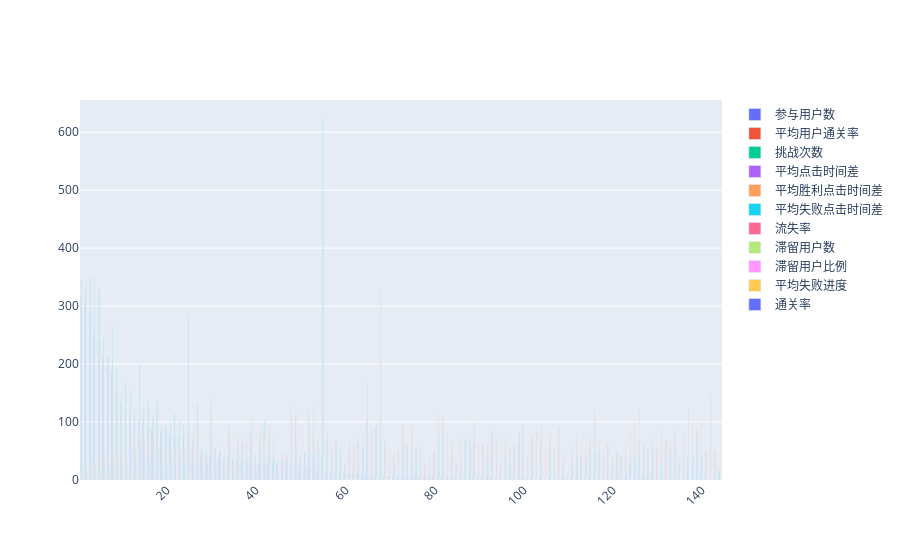

The code cell stored with this chart in its notebook:
### Code cell
def showStagesStats(df):
    fig = go.Figure()
    
    fig.add_trace(go.Bar(
        x=df['stage'],
        y=df['totalusers'],
        name='参与用户数',
    ))
    fig.add_trace(go.Bar(
        x=df['stage'],
        y=df['winper'],
        name='平均用户通关率',
    ))
    fig.add_trace(go.Bar(
        x=df['stage'],
        y=df['totalnums'],
        name='挑战次数',
    ))
    fig.add_trace(go.Bar(
        x=df['stage'],
        y=df['avgClickTime'],
        name='平均点击时间差',
    ))
    fig.add_trace(go.Bar(
        x=df['stage'],
        y=df['avgWinClickTime'],
        name='平均胜利点击时间差',
    ))    
    fig.add_trace(go.Bar(
        x=df['stage'],
        y=df['avgLoseClickTime'],
        name='平均失败点击时间差',
    ))    
    fig.add_trace(go.Bar(
        x=df['stage'],
        y=df['lostper'],
        name='流失率',
    ))
    fig.add_trace(go.Bar(
        x=df['stage'],
        y=df['stayUsers'],
        name='滞留用户数',
    ))
    fig.add_trace(go.Bar(
        x=df['stage'],
        y=df['stayUsersPer'],
        name='滞留用户比例',
    ))    
    fig.add_trace(go.Bar(
        x=df['stage'],
        y=df['avgLoseProgress'],
        name='平均失败进度',
    ))
    fig.add_trace(go.Bar(
        x=df['stage'],
        y=df['gameWinPer'],
        name='通关率',
    ))    

    fig.update_layout(barmode='group', xaxis_tickangle=-45)
    fig.show()
    
showStagesStats(df1)

### Figure 1 — Plotly figure (JSON) as saved in the notebook; plotly's stock layout.template omitted (floating-point values rounded to 4 significant figures; data arrays with more than 128 entries replaced by an {"elided": "..."} marker saying what was removed)
{"data": [{"name": "参与用户数", "type": "bar", "x": {"elided": "144 int values"}, "y": {"elided": "144 int values"}}, {"name": "平均用户通关率", "type": "bar", "x": {"elided": "144 int values"}, "y": {"elided": "144 float values"}}, {"name": "挑战次数", "type": "bar", "x": {"elided": "144 int values"}, "y": {"elided": "144 int values"}}, {"name": "平均点击时间差", "type": "bar", "x": {"elided": "144 int values"}, "y": {"elided": "144 float values"}}, {"name": "平均胜利点击时间差", "type": "bar", "x": {"elided": "144 int values"}, "y": {"elided": "144 float values"}}, {"name": "平均失败点击时间差", "type": "bar", "x": {"elided": "144 int values"}, "y": {"elided": "144 float values"}}, {"name": "流失率", "type": "bar", "x": {"elided": "144 int values"}, "y": {"elided": "144 float values"}}, {"name": "滞留用户数", "type": "bar", "x": {"elided": "144 int values"}, "y": {"elided": "144 int values"}}, {"name": "滞留用户比例", "type": "bar", "x": {"elided": "144 int values"}, "y": {"elided": "144 float values"}}, {"name": "平均失败进度", "type": "bar", "x": {"elided": "144 int values"}, "y": {"elided": "144 float values"}}, {"name": "通关率", "type": "bar", "x": {"elided": "144 int values"}, "y": {"elided": "144 float values"}}], "layout": {"barmode": "group", "xaxis": {"tickangle": -45}}}
